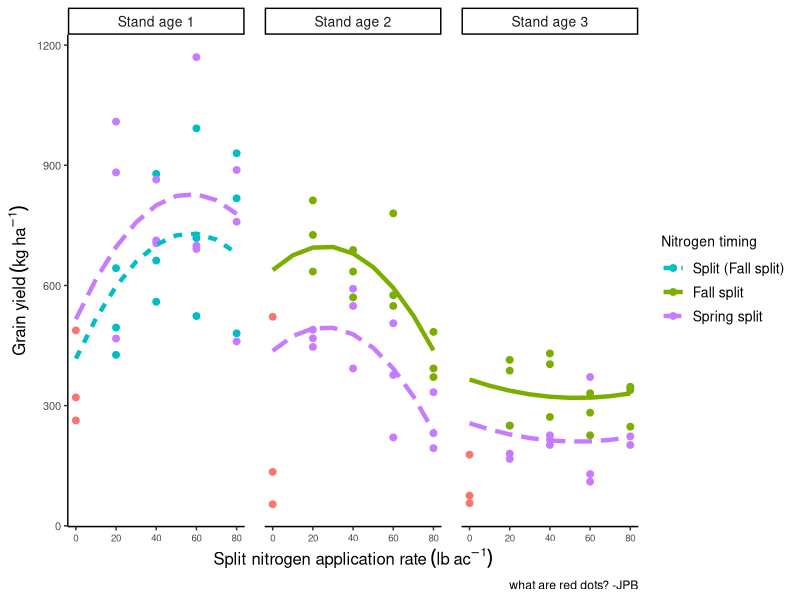
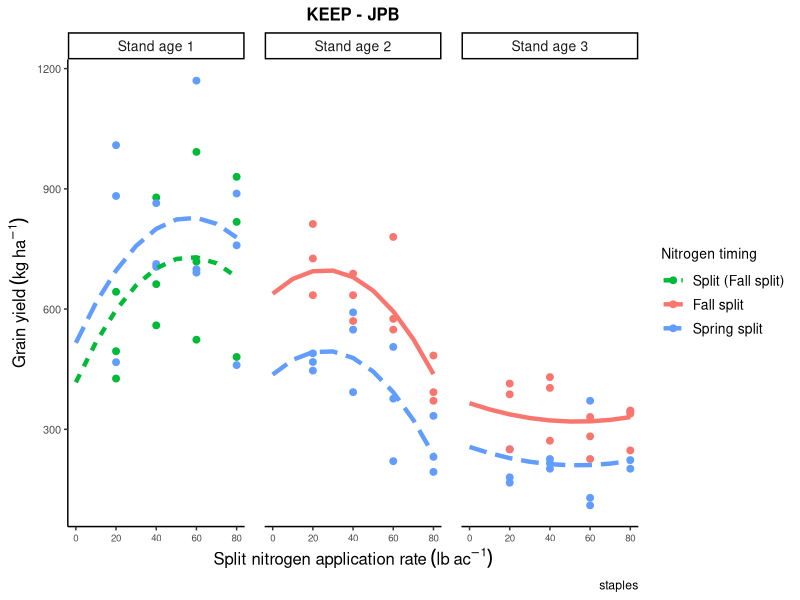
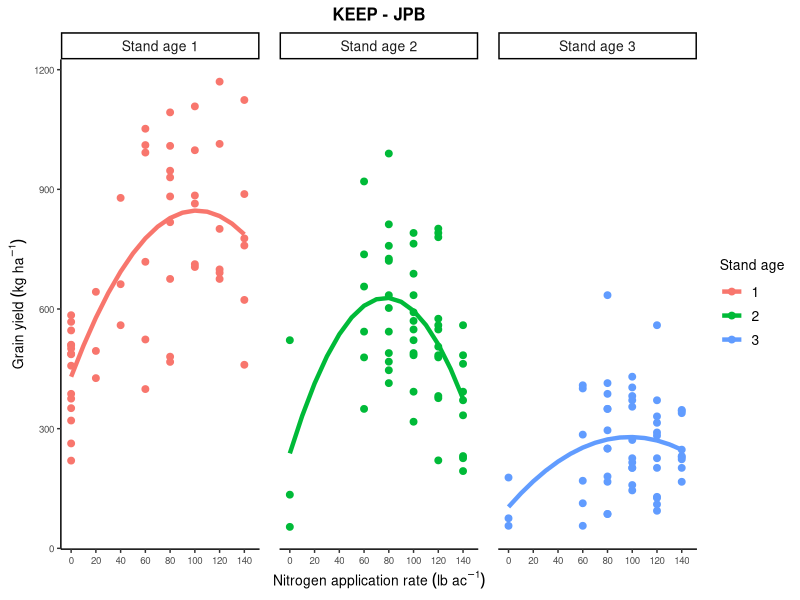
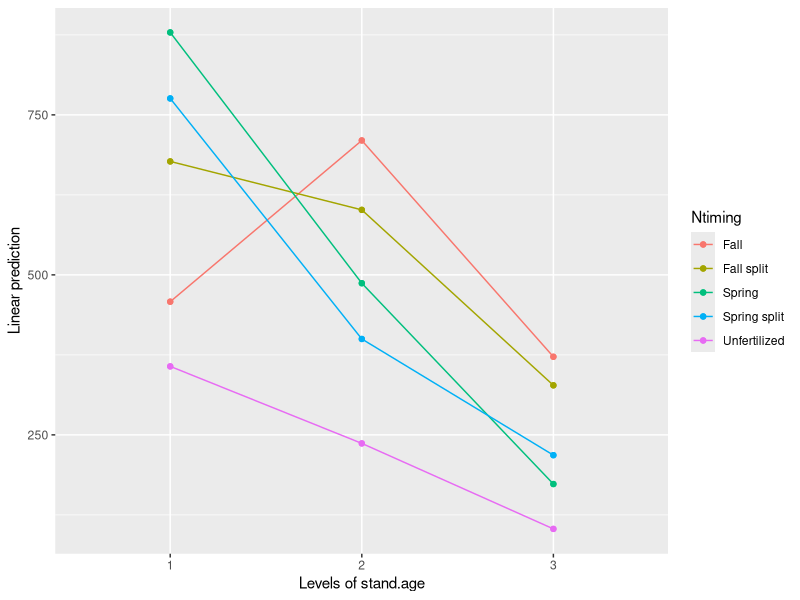
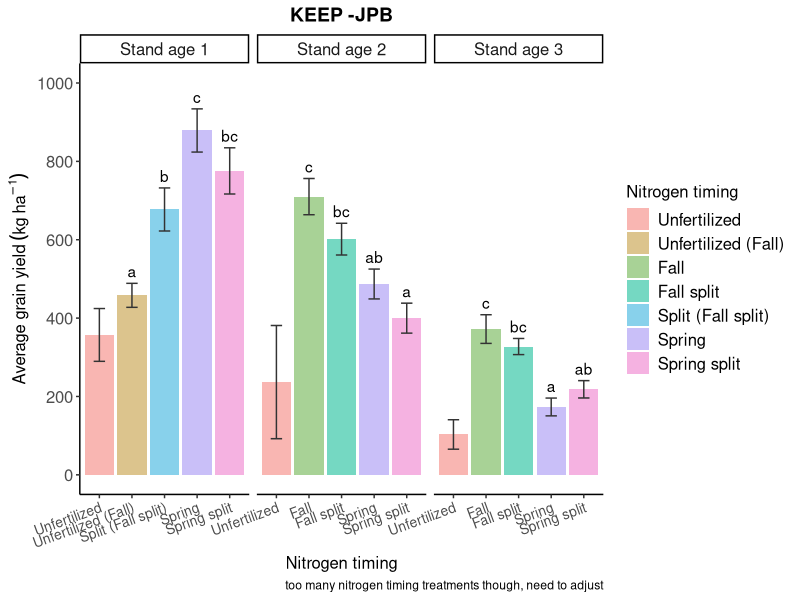
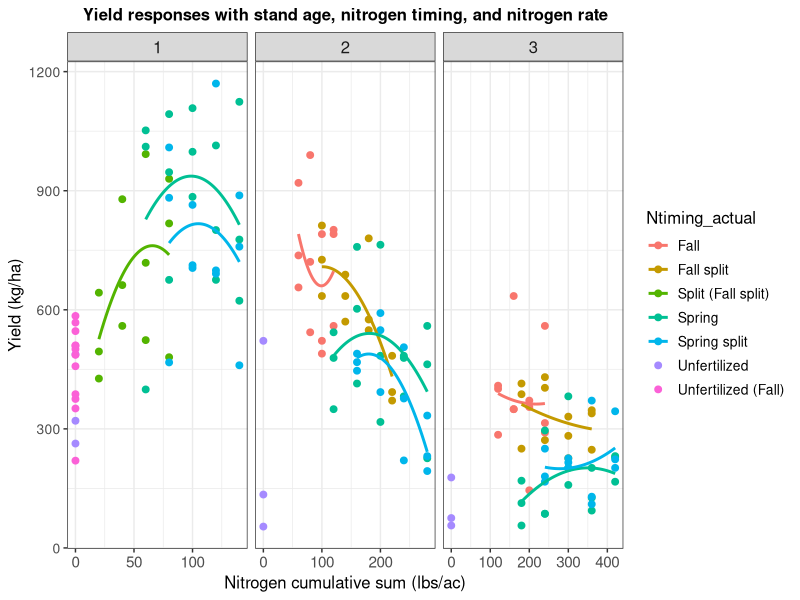
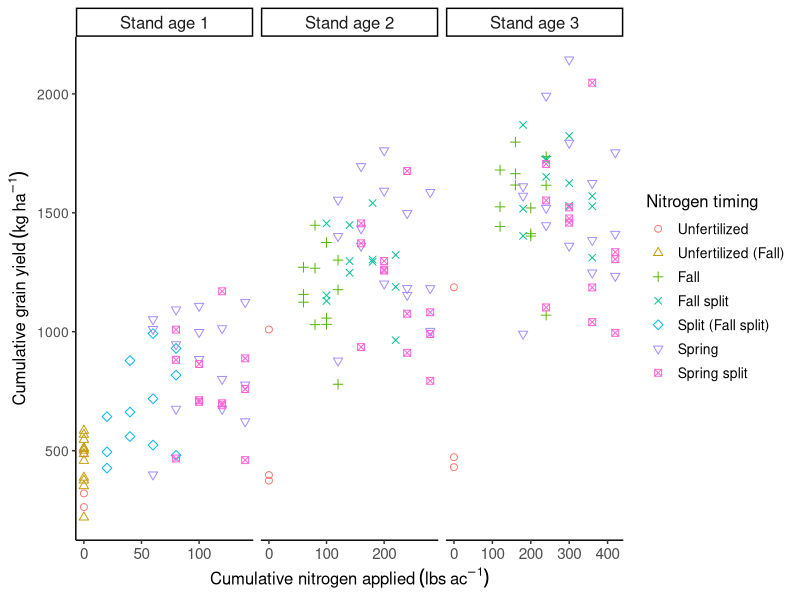
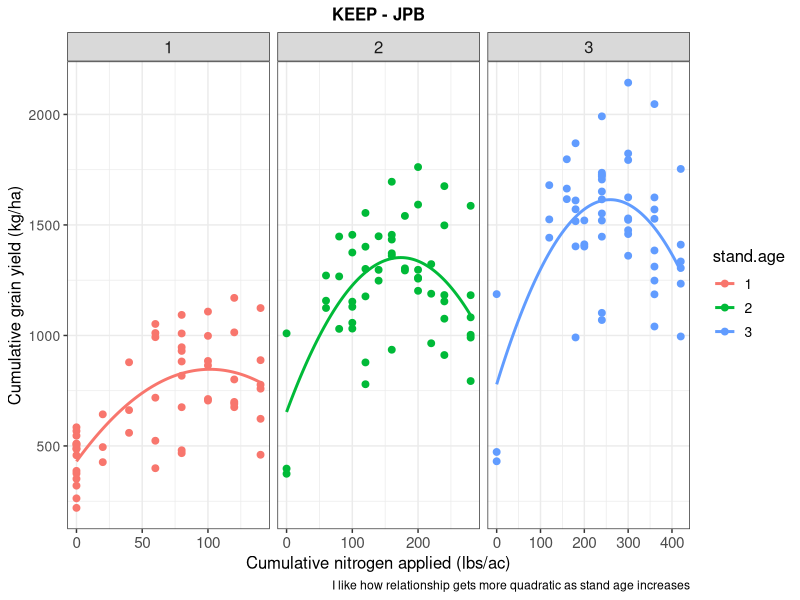

Reproduce these figures in R, in order.
## ---- chunk 1

# Load packages
library(readxl)
library(tidyverse)
library(emmeans)
library(lme4)
library(lattice)
library(patchwork)
library(car)
library(patchwork)
library(multcompView)

# Load in staples datasets for analysis
staples.split.dataset<- read.csv("Staples.Nsplit.analysis.only.csv") 
staples.cumulative.dataset<- read.csv("Staples.csv")

# Create dataset for fall & spring only analysis
staples.fallspringonly<- subset(staples.cumulative.dataset, 
                                Ntiming %in% c("Unfertilized","Fall","Spring"))

# Modify character codes
## Staples split
str(staples.split.dataset)
colnames(staples.split.dataset)
names<- c(1,21:23)
staples.split.dataset[,names] <- lapply(staples.split.dataset[,names] , factor)
staples.split.dataset$Lodging<- as.integer(staples.split.dataset$Lodging)

## Staples cumulative
str(staples.cumulative.dataset)
colnames(staples.cumulative.dataset)
names<- c(1,21:24)
staples.cumulative.dataset[,names] <- lapply(staples.cumulative.dataset[,names] , factor)
staples.cumulative.dataset$Lodging<- as.integer(staples.cumulative.dataset$Lodging)

# Staples fall & spring only fertilizer applications
str(staples.fallspringonly)
staples.fallspringonly$Ntiming<- as.factor(staples.fallspringonly$Ntiming)
staples.fallspringonly$Block<- as.factor(staples.fallspringonly$Block)
staples.fallspringonly$stand.age<- as.factor(staples.fallspringonly$stand.age)

## ---- chunk 2

# Yield
lme.staples.split<- lmer(yield.kgperha~poly(summerNrate,2)*Ntiming*stand.age+
                        (1|Block), data=staples.split.dataset)
Anova(lme.staples.split, type="II")
#summary(lme.staples.split)
#plot(lme.staples.split, main="Yield with predictor variables residuals")


# Lodging
lme.staples.split.lodging<- lmer(Lodging~poly(summerNrate,2)*Ntiming*stand.age+
                        (1|Block), data=staples.split.dataset)
Anova(lme.staples.split.lodging, type="II")
#summary(lme.staples.lodging.all.interactions.poly)
#plot(lme.staples.split.lodging, main="Yield with predictor variables residuals")


# Height
staples.split.dataset.long<- pivot_longer(data=staples.split.dataset, 
                                cols=Height_1:Height_5, 
                                names_to = "Height", 
                                values_to = "ht.msmt")
# Modify character codes
str(staples.split.dataset.long)
staples.split.dataset.long$ht.msmt<- as.numeric(staples.split.dataset.long$ht.msmt)
# Model
lme.staples.split.ht<- lmer(ht.msmt~poly(summerNrate,2)*Ntiming*stand.age+
                        (1|Block), data=staples.split.dataset.long)
Anova(lme.staples.split.ht, type="II")
#summary(staples.ht.long)
#plot(lme.staples.split.ht, main="Yield with predictor variables residuals")


## ---- chunk 3
str(staples.fallspringonly)
str(staples.split.dataset)

# Set as numeric variable
staples.fallspringonly$Lodging<- as.numeric(staples.fallspringonly$Lodging)

# Yield
lme.staples.fs<- lmer(yield.kgperha~poly(updatedNrate,2)*Ntiming*stand.age+
                        (1|Block), data=staples.fallspringonly)
Anova(lme.staples.fs, type="II")
#summary(lme.staples.fs)
#plot(lme.staples.fs, main="Yield with predictor variables residuals")


# Lodging
lme.staples.fs.lodging<- lmer(Lodging~poly(updatedNrate,2)*Ntiming*stand.age+
                        (1|Block), data=staples.fallspringonly)
Anova(lme.staples.fs.lodging, type="II")
#summary(lme.staples.fs.lodging)
#plot(lme.staples.fs.lodging, main="Yield with predictor variables residuals")


# Height
staples.fs.dataset.long<- pivot_longer(data=staples.fallspringonly, 
                                cols=Height_1:Height_5, 
                                names_to = "Height", 
                                values_to = "ht.msmt")
# Modify character codes
str(staples.fs.dataset.long)
staples.fs.dataset.long$ht.msmt<- as.numeric(staples.fs.dataset.long$ht.msmt)

# Model
lme.staples.fs.ht<- lmer(ht.msmt~poly(updatedNrate,2)*Ntiming*stand.age+
                        (1|Block), data=staples.fs.dataset.long)
Anova(lme.staples.fs.ht, type="II")
#summary(lme.staples.fs.ht)
#plot(lme.staples.fs.ht, main="Yield with predictor variables residuals")

## ---- chunk 4
# Model
str(staples.cumulative.dataset)
lme.staples.base.model<- lmer(yield.kgperha~Ntiming+stand.age+
                                (Ntiming:stand.age)+
                                (1|Block), data=staples.cumulative.dataset)
Anova(lme.staples.base.model, type="II")
#summary(lme.staples.base.model)

## ---- chunk 5
# Model
lme.staples.split.model<- lmer(yield.kgperha~poly(summerNrate,2)+Ntiming+stand.age+
                          (poly(summerNrate,2):stand.age)+
                          (Ntiming:stand.age)+
                          (1|Block), data=staples.split.dataset)
Anova(lme.staples.split.model, type="II")

# Develop prediction curve
staples.split.model.dataset<- expand.grid(
            summerNrate=c(0,10,20,30,40,50,60,70,80),
            Ntiming=c("control","Fall split","Spring split"),
            stand.age=c(1,2,3),
            Block=c(1,2,3)
)

# Modify character codes
staples.split.model.dataset<- as.data.frame(staples.split.model.dataset)
str(staples.split.model.dataset)
staples.split.model.dataset$Block<- as.factor(staples.split.model.dataset$Block)
staples.split.model.dataset$stand.age<- as.factor(staples.split.model.dataset$stand.age)
staples.split.model.dataset$Ntiming<- as.factor(staples.split.model.dataset$Ntiming)
staples.split.model.dataset$summerNrate<- as.numeric(staples.split.model.dataset$summerNrate)

# Calculate prediction curves
str(staples.split.dataset)
str(staples.split.model.dataset)

str(p3 <- predict(lme.staples.split.model,
                  staples.split.model.dataset,re.form=NA)) # new data, level-0
staples.split.model.dataset<- cbind(staples.split.model.dataset, p3) # no random effects

# Subset for block 1 only (since random effects aren't counted)
staples.split.model.dataset<- subset(staples.split.model.dataset, Block=="1")

# Subset out control line, since it really is not necessary
staples.split.model.dataset<- subset(staples.split.model.dataset, Ntiming!="control")

# Facet grid labels:
label.standages.st<- as_labeller(c(`1`="Stand age 1",`2`="Stand age 2",`3`="Stand age 3"))


# Relabel nitrogen timing column in both dataset such that for stand age 1 fall split is renamed "split (fall split)"
staples.split.dataset$Ntiming_modify<- 
ifelse(staples.split.dataset$Ntiming=="Fall split" & staples.split.dataset$stand.age==1, "Split (Fall split)", 
ifelse(staples.split.dataset$Ntiming=="Spring split", "Spring split",
ifelse(staples.split.dataset$Ntiming=="control","control",
ifelse(staples.split.dataset$Ntiming=="Fall split" & staples.split.dataset$stand.age!=1, "Fall split", "missing"))))

staples.split.model.dataset$Ntiming_modify<- 
ifelse(staples.split.model.dataset$Ntiming=="Fall split" & staples.split.model.dataset$stand.age==1, "Split (Fall split)", 
ifelse(staples.split.model.dataset$Ntiming=="Spring split", "Spring split",
ifelse(staples.split.model.dataset$Ntiming=="control","control",
ifelse(staples.split.model.dataset$Ntiming=="Fall split" & staples.split.model.dataset$stand.age!=1, "Fall split", "missing"))))


# Plot prediction results
plot.staples.split.model.dataset<- ggplot()+
   geom_point(data=staples.split.dataset, 
              aes(x=summerNrate, y=yield.kgperha,color=Ntiming_modify), size=2)+
  geom_line(data=staples.split.model.dataset, 
            aes(x=summerNrate,y=p3, color=Ntiming_modify,linetype=Ntiming_modify),size=1.5)+
  facet_grid(.~stand.age, labeller = label.standages.st)+
  labs(x=(expression("Split nitrogen application rate" ~ (lb ~ ac^{-1}))),
       y=(expression("Grain yield" ~ (kg ~ ha^{-1}))),
       color="Nitrogen timing",
       linetype="Nitrogen timing"
       )+
  scale_color_discrete(
                     breaks=c("Split (Fall split)","Fall split","Spring split"),
                     labels=c("Split (Fall split)","Fall split","Spring split"))+
  scale_linetype_discrete(
                        breaks=c("Split (Fall split)","Fall split","Spring split"),
                        labels=c("Split (Fall split)","Fall split","Spring split"))+
  theme_classic()+
  theme(axis.text.y = element_text(size=8),
       axis.title.x.bottom = element_text(size=12),
       axis.title.y = element_text(size=12),
       axis.text.x = element_text(angle=0, hjust=0.5, size=7),
       legend.text = element_text(size=10),
       legend.title = element_text(size=10),
       legend.position = "right",
       plot.title = element_text(hjust = 0.50, face="bold", size=12),
       plot.subtitle = element_text(hjust = 0.50, size=10),
       strip.text.x = element_text(size=10, angle=0),
       strip.text.y = element_text(size=10, angle=-90),
       panel.spacing = unit(1, "lines"))
plot.staples.split.model.dataset +
  labs(caption = "what are red dots? -JPB")


ggplot()+
   geom_point(data=subset(staples.split.dataset, Ntiming_modify != "control"), 
              aes(x=summerNrate, y=yield.kgperha,color=Ntiming_modify), size=2) +
  geom_line(data=staples.split.model.dataset, 
            aes(x=summerNrate,y=p3, color=Ntiming_modify,linetype=Ntiming_modify),size=1.5)+
  facet_grid(.~stand.age, labeller = label.standages.st)+
  labs(x=(expression("Split nitrogen application rate" ~ (lb ~ ac^{-1}))),
       y=(expression("Grain yield" ~ (kg ~ ha^{-1}))),
       color="Nitrogen timing",
       linetype="Nitrogen timing"
       )+
  scale_color_discrete(
                     breaks=c("Split (Fall split)","Fall split","Spring split"),
                     labels=c("Split (Fall split)","Fall split","Spring split"))+
  scale_linetype_discrete(
                        breaks=c("Split (Fall split)","Fall split","Spring split"),
                        labels=c("Split (Fall split)","Fall split","Spring split"))+
  theme_classic()+
  theme(axis.text.y = element_text(size=8),
       axis.title.x.bottom = element_text(size=12),
       axis.title.y = element_text(size=12),
       axis.text.x = element_text(angle=0, hjust=0.5, size=7),
       legend.text = element_text(size=10),
       legend.title = element_text(size=10),
       legend.position = "right",
       plot.title = element_text(hjust = 0.50, face="bold", size=12),
       plot.subtitle = element_text(hjust = 0.50, size=10),
       strip.text.x = element_text(size=10, angle=0),
       strip.text.y = element_text(size=10, angle=-90),
       panel.spacing = unit(1, "lines")) +
  labs(title = "KEEP - JPB",
       caption = "staples") -> gg1
gg1


## ---- chunk 6
str(staples.cumulative.dataset)

# Model
lme.staples.overall.model<- lmer(yield.kgperha~poly(updatedNrate,2)*stand.age+
                          (1|Block), data=staples.cumulative.dataset)
Anova(lme.staples.overall.model, type="II")

# Develop prediction curve
staples.overall.model.dataset<- expand.grid(
            updatedNrate=c(0,10,20,30,40,50,60,70,80,90,100,110,120,130,140),
            stand.age=c(1,2,3),
            Block=c(1,2,3)
)

# Modify character codes
staples.overall.model.dataset<- as.data.frame(staples.overall.model.dataset)
str(staples.overall.model.dataset)
staples.overall.model.dataset$Block<- as.factor(staples.overall.model.dataset$Block)
staples.overall.model.dataset$stand.age<- as.factor(staples.overall.model.dataset$stand.age)
staples.overall.model.dataset$updatedNrate<- as.numeric(staples.overall.model.dataset$updatedNrate)

# Calculate prediction curves
str(staples.cumulative.dataset)
str(staples.overall.model.dataset)

str(p3 <- predict(lme.staples.overall.model,
                  staples.overall.model.dataset,re.form=NA)) # new data, level-0
staples.overall.model.dataset<- cbind(staples.overall.model.dataset, p3) # no random effects

# Subset for block 1 only (since random effects aren't counted)
staples.overall.model.dataset<- subset(staples.overall.model.dataset, Block=="1")


# Plot:

# Facet labels
label.standages.st<- as_labeller(c(`1`="Stand age 1",`2`="Stand age 2",`3`="Stand age 3"))

# Plot
plot.staples.overall.model<- ggplot()+
   geom_point(data=staples.cumulative.dataset, aes(x=updatedNrate, y=yield.kgperha,
                                              color=stand.age), size=2)+
  geom_line(data=staples.overall.model.dataset, aes(x=updatedNrate,y=p3,
                                        color=stand.age),size=1.5)+
  facet_grid(.~stand.age, labeller = label.standages.st)+
  labs(x=(expression("Nitrogen application rate" ~ (lb ~ ac^{-1}))),
       y=(expression("Grain yield" ~ (kg ~ ha^{-1}))),
       color="Stand age"
       )+
  scale_x_continuous(breaks = c(0,20,40,60,80,100,120,140), limits = c(-1,145))+
  theme_classic()+
  theme(axis.text.y = element_text(size=7),
       axis.title.x.bottom = element_text(size=10),
       axis.title.y = element_text(size=10),
       axis.text.x = element_text(angle=0, hjust=0.5, size=7),
       legend.text = element_text(size=10),
       legend.title = element_text(size=10),
       legend.position = "right",
       plot.title = element_text(hjust = 0.50, face="bold", size=12),
       plot.subtitle = element_text(hjust = 0.50, size=10),
       strip.text.x = element_text(size=10, angle=0),
       strip.text.y = element_text(size=10, angle=-90),
       panel.spacing = unit(1, "lines")) +
  labs(title = "KEEP - JPB")
plot.staples.overall.model
gg2 <- plot.staples.overall.model


# Get maximum yield values from prediction curve
staples.overall.model.dataset.maximum.values<- staples.overall.model.dataset %>% group_by(stand.age) %>%
  summarise(
    ntot=n(),
    max.yield=max(p3)
  )

## ---- chunk 7
staples.timing.age<- staples.cumulative.dataset %>% group_by(Ntiming_actual, stand.age) %>%
  summarise(number_of_samples=n(),
            sd.yield=sd(yield.kgperha),
            mean.yield=mean(yield.kgperha),
            SE.yield=sd.yield/(sqrt(number_of_samples))
            )

staples.timing.age2<- staples.cumulative.dataset %>% group_by(Ntiming, stand.age) %>%
  summarise(number_of_samples=n(),
            sd.yield=sd(yield.kgperha),
            mean.yield=mean(yield.kgperha),
            SE.yield=sd.yield/(sqrt(number_of_samples))
            )

staples.nrate.age<- staples.cumulative.dataset %>% group_by(updatedNrate, stand.age) %>%
  summarise(number_of_samples=n(),
            sd.yield=signif(sd(yield.kgperha),3),
            mean.yield=signif(mean(yield.kgperha),3)
            )

# Paste mean and standard deviations together
staples.nrate.age$yield <- paste(staples.nrate.age$mean.yield, staples.nrate.age$sd.yield, sep = " ")


## ---- chunk 8
staples.timing.age # data for bar plot
lme.staples.base.model # model for means comparison

# Modify reference grid
staples.regrid.not.control<- ref_grid(lme.staples.base.model, 
                                      at=list(Ntiming=c("Fall","Fall split",
                                                        "Spring","Spring split")))

# Run emmeans
ref_grid(lme.staples.base.model)

staples.timing.emmean<- emmeans(staples.regrid.not.control, ~Ntiming|stand.age)
staples.timing.emmean

# Calculate pairwise contrasts
contrast(staples.timing.emmean, alpha = 0.05, method = "pairwise")
# Get significant letters
a<- multcomp::cld(staples.timing.emmean, alpha=0.05, Letters=LETTERS)

# Linear prediction of yield based on nitrogen timing and stand age
emmip(lme.staples.base.model, Ntiming~stand.age)

# Significant letters
staples.timing.age$sletters<- c( "c","c","bc",
                                 "bc","b","c",
                                 "ab","a","bc",
                                 "a","ab","",
                                 "","","a"
                                 )

# Relevel data set
staples.timing.age$Ntiming_actual<- factor(staples.timing.age$Ntiming_actual,
levels=c("Unfertilized","Unfertilized (Fall)","Fall","Fall split","Split (Fall split)","Spring","Spring split"))

# Plot
plot.staples.timing<- ggplot(staples.timing.age, 
                             aes(x=Ntiming_actual, y=mean.yield, fill=Ntiming_actual))+
  geom_bar(stat="identity", position = "dodge")+
  geom_errorbar(aes(ymin = mean.yield-SE.yield, ymax = mean.yield+SE.yield), 
                width = 0.35, color="grey20")+
  facet_grid(.~stand.age,labeller=label.standages.st, scales="free")+
  geom_text(aes(label = staples.timing.age$sletters, y=mean.yield+SE.yield), vjust = -0.5)+
  labs(x="Nitrogen timing",
       y=(expression("Average grain yield" ~ (kg ~ ha^{-1}))),
       fill="Nitrogen timing")+
  scale_y_continuous(breaks = c(0,200,400,600,800,1000), limits = c(0,1000))+
    scale_fill_hue(c=45, l=80, 
                 labels=c("Unfertilized","Unfertilized (Fall)","Fall","Fall split","Split (Fall split)","Spring","Spring split"))+
  theme_classic()+
  theme(axis.text.y = element_text(size=12),
        axis.title.x.bottom = element_text(size=12),
        axis.title.y = element_text(size=12),
        axis.text.x = element_text(angle=20, hjust=1, size=10),
        legend.text = element_text(size=12),
        legend.title = element_text(size=12),
        legend.position = "right",
        plot.title = element_text(hjust = 0.50, face="bold", size=14),
        plot.subtitle = element_text(hjust = 0.50, size=10),
        strip.text.x = element_text(size=12, angle=0),
        strip.text.y = element_text(size=12, angle=-90)) +
  labs(title = "KEEP -JPB",
       caption = "too many nitrogen timing treatments though, need to adjust")
plot.staples.timing -> gg3
gg3


## ---- chunk 9

# Plot 1
plot.staples.cumulative.sum<- ggplot(staples.cumulative.dataset,
                         aes(x=updatedNcumsum,y=yield.kgperha,color=Ntiming_actual))+
  facet_grid(.~stand.age, scales = "free")+
  geom_point(size=2)+
  geom_smooth(method="lm", formula = y~poly(x,2),se=F)+ # Applying this function just to quickly see the trendline
  labs(
    x="Nitrogen cumulative sum (lbs/ac)",
    y="Yield (kg/ha)",
    title="Yield responses with stand age, nitrogen timing, and nitrogen rate"
  )+
  theme_bw()+
  theme(axis.text.y = element_text(size=10),
       axis.title.x.bottom = element_text(size=12),
       axis.title.y = element_text(size=12),
       axis.text.x = element_text(angle=0, hjust=0.5, size=11),
       legend.text = element_text(size=10),
       legend.title = element_text(size=12),
       legend.position = "right",
       plot.title = element_text(hjust = 0.50, face="bold", size=12),
       plot.subtitle = element_text(hjust = 0.50, size=10),
       strip.text.x = element_text(size=12, angle=0),
       strip.text.y = element_text(size=12, angle=-90))
plot.staples.cumulative.sum

##
##
##
# Facet grid labels:
label.standages.st<- as_labeller(c(`1`="Stand age 1",`2`="Stand age 2",`3`="Stand age 3"))

# Relevel data set
staples.cumulative.dataset$Ntiming_actual<- factor(staples.cumulative.dataset$Ntiming_actual,
levels=c("Unfertilized","Unfertilized (Fall)","Fall","Fall split","Split (Fall split)","Spring","Spring split"))

# Plot 2
plot.staples.cumulative.sum2<- ggplot(staples.cumulative.dataset,
                         aes(x=updatedNcumsum,y=cumulative.grain.yield,
                             color=Ntiming_actual, shape=Ntiming_actual))+
  facet_grid(.~stand.age, scales = "free", labeller = label.standages.st)+
  geom_point(size=2)+
  #geom_smooth(method="lm", formula = y~poly(x,2), se=F, size=0.5)+ # See trendline quickly
    labs(
       y=(expression("Cumulative grain yield" ~ (kg ~ ha^{-1}))),
       x=(expression("Cumulative nitrogen applied" ~ (lbs ~ ac^{-1}))),
       color="Nitrogen timing",
       shape="Nitrogen timing"
       #title="Cumulative grain yield by stand age and cumulative nitrogen applied"
                 )+
    scale_color_hue( 
                 labels=c("Unfertilized","Unfertilized (Fall)","Fall","Fall split",
                          "Split (Fall split)","Spring","Spring split")
                 )+
    scale_shape_manual(values = c(1,2,3,4,5,6,7), 
                       labels=c("Unfertilized","Unfertilized (Fall)","Fall","Fall split",
                                "Split (Fall split)","Spring","Spring split")
                 )+
  theme_classic()+
  theme(axis.text.y = element_text(size=10),
       axis.title.x.bottom = element_text(size=12),
       axis.title.y = element_text(size=12),
       axis.text.x = element_text(angle=0, hjust=0.5, size=11),
       legend.text = element_text(size=10),
       legend.title = element_text(size=12),
       legend.position = "right",
       plot.title = element_text(hjust = 0.50, face="bold", size=12),
       plot.subtitle = element_text(hjust = 0.50, size=10),
       strip.text.x = element_text(size=12, angle=0),
       strip.text.y = element_text(size=12, angle=-90))
plot.staples.cumulative.sum2



# Plot 3
plot.staples.cumulative.sum3<- ggplot(staples.cumulative.dataset,
                         aes(x=updatedNcumsum,y=cumulative.grain.yield, color=stand.age))+
  facet_grid(.~stand.age, scales = "free")+
  geom_point(size=2)+
  geom_smooth(method="lm", formula = y~poly(x,2), se=F)+ # Applying this function just to quickly see the trendline
  labs(
    x="Cumulative nitrogen applied (lbs/ac)",
    y="Cumulative grain yield (kg/ha)",
    title="Cumulative grain yield increases over stand age and nitrogen rate"
  )+
  theme_bw()+
  theme(axis.text.y = element_text(size=10),
       axis.title.x.bottom = element_text(size=12),
       axis.title.y = element_text(size=12),
       axis.text.x = element_text(angle=0, hjust=0.5, size=11),
       legend.text = element_text(size=10),
       legend.title = element_text(size=12),
       legend.position = "right",
       plot.title = element_text(hjust = 0.50, face="bold", size=12),
       plot.subtitle = element_text(hjust = 0.50, size=10),
       strip.text.x = element_text(size=12, angle=0),
       strip.text.y = element_text(size=12, angle=-90)) +
  labs(title = "KEEP - JPB",
       caption = "I like how relationship gets more quadratic as stand age increases")
plot.staples.cumulative.sum3 -> gg4
gg4


## ---- chunk 10

#tiff(filename="~/Desktop/Jungers lab/N-rate Timing/Figures/staples.split,timing.tif",res = 600, width = 6, height = 3, units = "in", compression="lzw")
plot.staples.split.model.dataset
#dev.off()

#tiff(filename="~/Desktop/Jungers lab/N-rate Timing/Figures/staples.overall.model.tif",res = 600, width = 6, height = 3, units = "in", compression="lzw")
plot.staples.overall.model
#dev.off()

#tiff(filename="~/Desktop/Jungers lab/N-rate Timing/Figures/staples.timing.barplot.tif",res = 600, width = 9, height = 6, units = "in", compression="lzw")
plot.staples.timing
#dev.off()

#tiff(filename="~/Desktop/Jungers lab/N-rate Timing/Figures/staples.cumulative.sum.tif",res = 600, width = 9, height = 6, units = "in", compression="lzw")
plot.staples.cumulative.sum2
#dev.off()
